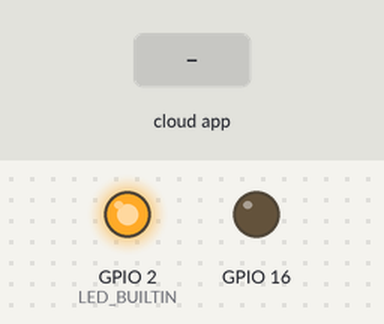
Bench run of a sketch on a simulated ESP8266 (NodeMCU). Shown: output pins drawn as LEDs (lit = HIGH, except the on-board LED, lit = LOW). Inputs (shaded band) come from the test bench.

Above: at 1.2 s.
1.3 s: the phone or cloud app sets led1 to 1
At 1.8 s:
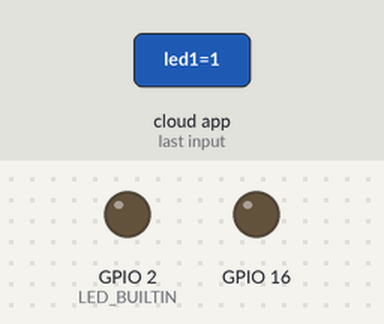
2.8 s: the phone or cloud app sets led2 to 1
At 4.0 s:
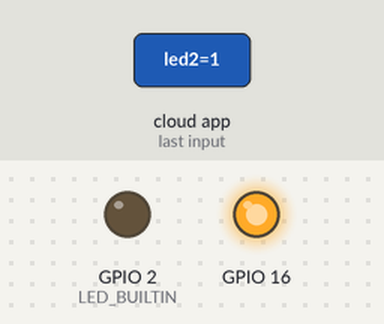
4.3 s: the phone or cloud app sets led1 to 0
At 5.3 s:
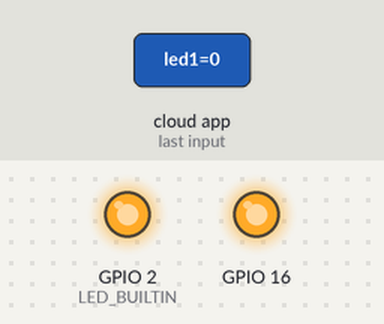
5.8 s: the phone or cloud app sets led2 to 0
At 6.5 s:
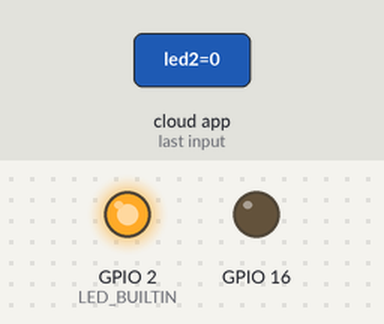
Timing chart, 0 to 8.3 s (numbered marks = the images above; inputs shaded):
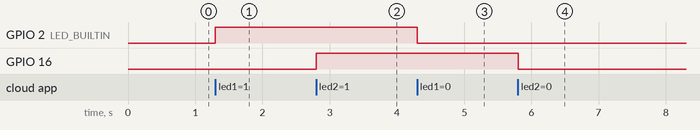

Measured:
- after the input at 1.3 s, GPIO 2 (LED_BUILTIN): LOW → HIGH at once
- after the input at 2.8 s, GPIO 16: LOW → HIGH at once
- after the input at 4.3 s, GPIO 2 (LED_BUILTIN): HIGH → LOW at once
- after the input at 5.8 s, GPIO 16: HIGH → LOW at once

The sketch:

ESP8266.ino
```cpp
#include <MQ135.h>
#define THINGER_SERIAL_DEBUG

#include <ThingerESP8266.h>
#include "arduino_secrets.h"

#define PIN_MQ135 A0

MQ135 mq135_sensor(PIN_MQ135);
ThingerESP8266 thing(USERNAME, DEVICE_ID, DEVICE_CREDENTIAL);
void setup() {
  // open serial for monitoring
  Serial.begin(115200);

  // set builtin led as output
  pinMode(LED_BUILTIN, OUTPUT);
  pinMode(16, OUTPUT);

  // add WiFi credentials
  thing.add_wifi(SSID, SSID_PASSWORD);

  // digital pin control example (i.e. turning on/off a light, a relay, configuring a parameter, etc)
  thing["led1"] << digitalPin(LED_BUILTIN);
  thing["led2"] << digitalPin(16);

  // resource output example (i.e. reading a sensor value)
  thing["MQ135"] >> [] (pson &out){
    out["AQI"] = mq135_sensor.getPPM();
  };

  // more details at http://docs.thinger.io/arduino/
}

void loop() {
  thing.handle();
}
```

arduino_secrets.h
```cpp
#define USERNAME "CODSensei"
#define DEVICE_ID "ESP8266"
#define DEVICE_CREDENTIAL "7dm6cYhVAq2EUjZP"

#define SSID "SIGNATURE13S2129"
#define SSID_PASSWORD "1935X9oo"
```
